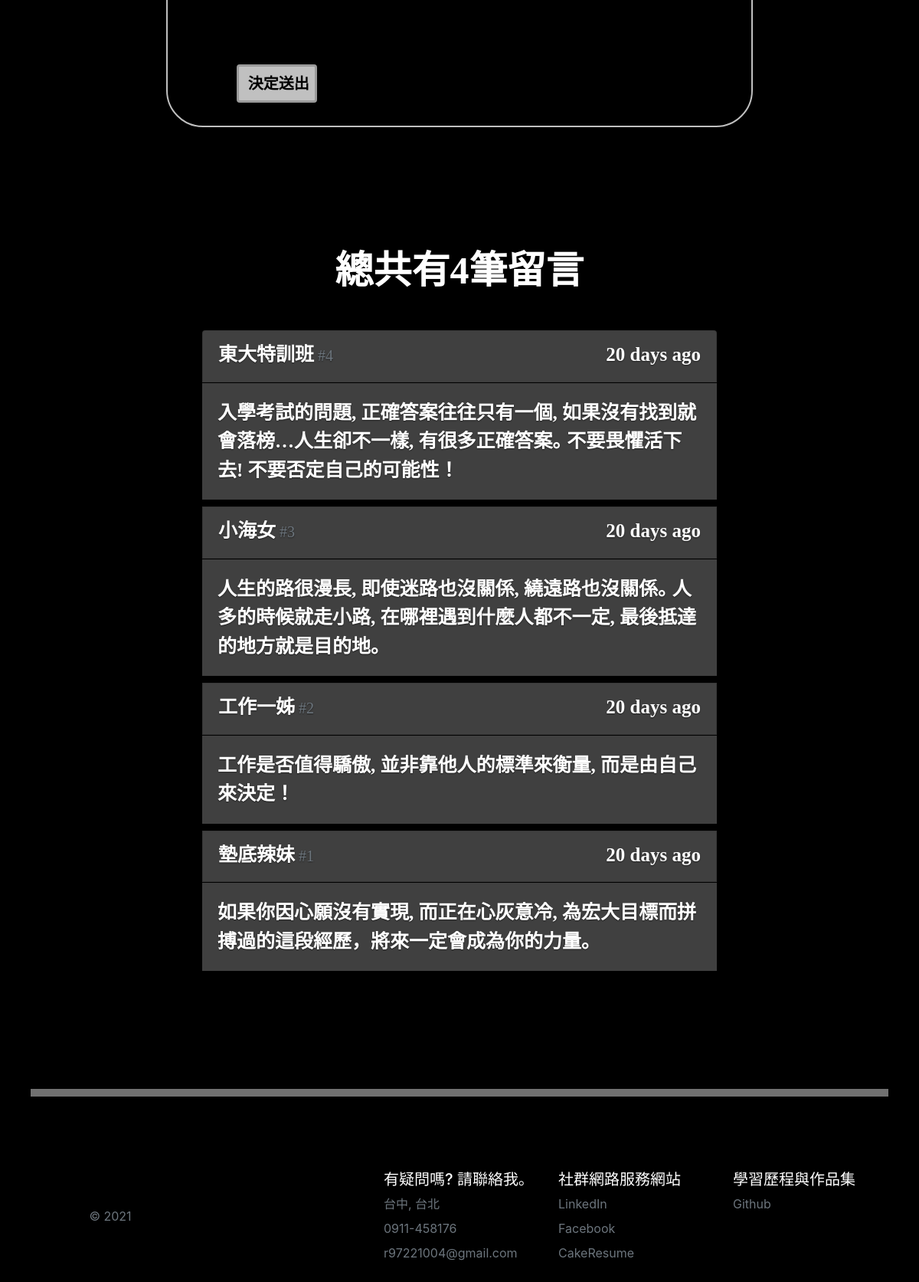
The page /message (lower part) on the database as committed earlier.
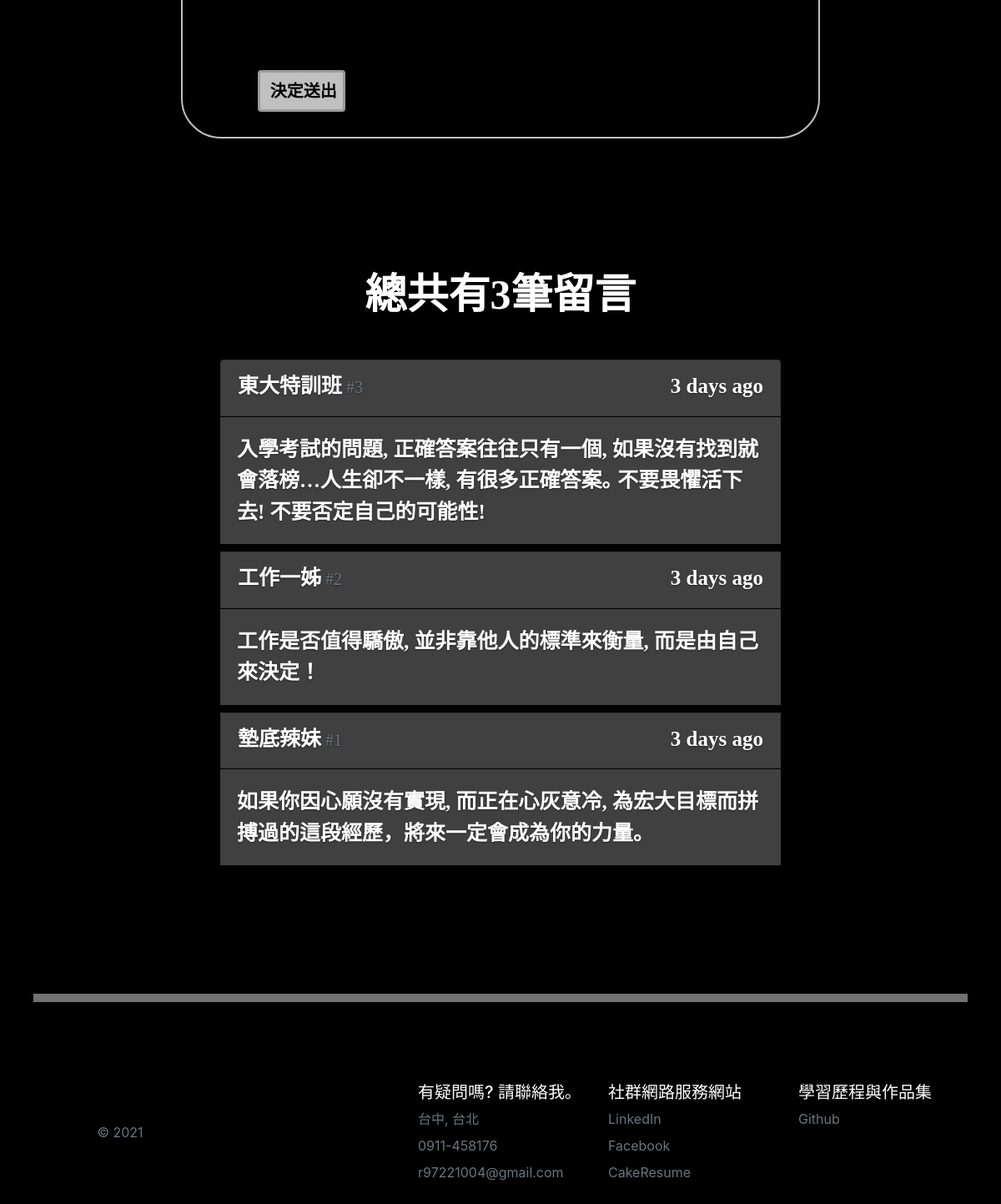
The same page on the database as committed later.
### PersonalWeb/models.py (models this page shows)
class Message(db.Model):
    id = db.Column(db.Integer, primary_key = True)
    name = db.Column(db.String(20))
    body = db.Column(db.String(200))
    timestamp = db.Column(db.DateTime, default = datetime.utcnow, index = True )

### PersonalWeb/views.py (the view, shortened to what this page needs)
@app.route('/message', methods = ['GET', 'POST'])
def message():
    form = HelloForm()
    messages = Message.query.order_by(Message.timestamp.desc()).all()
    return render_template('message.html', form = form, messages = messages)

### PersonalWeb/forms.py
class HelloForm(FlaskForm):
    name = StringField(label = '姓名', validators = [DataRequired(), Length(1, 20)], render_kw = {'placeholder': '大古翔平'})
    body = TextAreaField(label = '內文', validators=[DataRequired(), Length(1, 200)], render_kw = {'placeholder': '我很確定我以後一定會遇到一面阻擋自己的牆, 一旦我撞上這面牆, 那我就得更加努力去嘗試, 付出一切去跨越這道牆｡'} )
    submit = SubmitField(label='決定送出')

### PersonalWeb/templates/message.html (shortened to what this page needs)
{% extends 'base.html' %}
{% from 'bootstrap/form.html' import render_form %}
{% block main %}
<div class="row">
    <div class="col-md-2"></div>
    <div class="col-md-8 text-left center">
        {{ render_form(form, button_map = {'submit':'danger'}, extra_classes = 'message') }}
    </div>
    <div class="col-md-2"></div>
</div>
<div class="total">
    總共有{{ messages | length }}筆留言
</div>
<div class="list-group">
    {% for message in messages %}
        <a class="list-group-item list-group-item-action flex-column mylist">
            <div class="d-flex w-100 justify-content-between">
                <span class="mb-1 name">
                    {{ message.name }}<small class="text-muted"> #{{ loop.revindex }}</small>
                </span >
                <span class="mb-1 name" data-toggle='tooltip' data-placeent="top"
                      data-timestamp="{{ message.timestamp.strftime('%Y-%m-%dT%H:%M:%SZ') }}"
                      data-delay="500">
                      {{ moment(message.timestamp).fromNow(refresh=True) }}
                </span>
            </div>
        </a>
        <p class ="mb-1 text-left word">{{ message.body }}</p>
    {% endfor %}
</div>
<center ><div class="divider1"></div></center>
{% endblock %}

### PersonalWeb/templates/base.html (shortened to what this page needs)
<!DOCTYPE html>
<html>
<head>
    <link rel="stylesheet" href="{{ url_for('static', filename='css/bootstrap.min.css') }}" type="text/css">
    <link rel="stylesheet" href="{{ url_for('static', filename='css/style.css') }}" type="text/css">
</head>
<body class="text-center">
    <div class="cover-container d-flex w-100 h-100 p-3 mx-auto flex-column">
        <main role="main" class="inner cover">
        {% block main %}
        {% endblock %}
        </main>
        <div class="container">
          {% block footer %}
          <footer class="row row-cols-5 py-5 my-5 ">
            <div class="col">
              <a href="/" class="d-flex align-items-center mb-3 link-dark text-decoration-none">
                <svg class="bi me-2" width="40" height="32"><use xlink:href="#bootstrap"/></svg>
              </a>
              <p class="text-muted">&copy; 2021</p>
            </div>
            <div class="col">
            </div>
            <div class="col">
              <h5 class="text-left">有疑問嗎? 請聯絡我｡</h5>
              <ul class="nav flex-column text-left">
                <li class="nav-item mb-2"><a  class="nav-link p-0 text-muted">台中, 台北</a></li>
                <li class="nav-item mb-2"><a  class="nav-link p-0 text-muted">0911-458176</a></li>
                <li class="nav-item mb-2"><a  class="nav-link p-0 text-muted">r97221004@gmail.com</a></li>
              </ul>
            </div>
            <div class="col">
              <h5 class="text-left">社群網路服務網站</h5>
              <ul class="nav flex-column text-left">
                <li class="nav-item mb-2"><a href="https://www.linkedin.com/in/%E5%AE%B6%E8%B1%AA-%E5%BC%B5-3b92b7163/" class="nav-link p-0 text-muted">LinkedIn</a></li>
                <li class="nav-item mb-2"><a href="https://www.facebook.com/profile.php?id=100001430323403" class="nav-link p-0 text-muted">Facebook</a></li>
                <li class="nav-item mb-2"><a href="https://www.cakeresume.com/me/r97221004" class="nav-link p-0 text-muted">CakeResume</a></li>
              </ul>
            </div>
            <div class="col">
              <h5 class="text-left">學習歷程與作品集</h5>
              <ul class="nav flex-column text-left">
                <li class="nav-item mb-2"><a href="https://github.com/r97221004" class="nav-link p-0 text-muted">Github</a></li>
              </ul>
            </div>
          </footer>
        </div>
      {% endblock %}
    </div>
</body>
</html>

### PersonalWeb/static/css/style.css (style rules this page uses)
a, a:focus, a:hover { color: #fff; }
html, body { height: 100%; background-color: black; }
body { display: -ms-flexbox; display: flex; color: #fff; text-shadow: 0 .05rem .1rem rgba(0, 0, 0, .5); box-shadow: inset 10 0 5rem rgba(0, 0, 0, .5); }
.cover-container { max-width: 82em; }
.cover { padding: 0 1.5rem; }
.bi { vertical-align: -.125em; fill: currentColor; }
.divider1 { height: 10px; width: 100%; background-color:#717171; margin-top: 150px ; }
.center { border: 2px solid silver; padding-top: 30px; padding-bottom: 30px; padding-left: 90px; margin-top: 45px; border-radius: 3rem; }
.message .btn { width: 105px; height: 50px; font-weight: bold; font-family: "Microsoft YaHei"; font-size: 20px; }
.message input { border: 3px solid #9a9a9a; background-color: silver; color: black; width: 35%; height: 60px; }
.total { font-size: 50px; font-weight: bold; font-family: "Microsoft YaHei"; margin-top: 150px; margin-bottom: 35px; }
.mylist { background-color: #404040; margin-left: auto; margin-right: auto; margin-bottom: 1px; margin-top: 5px; width: 60%; }
.name { font-size: 25px; font-weight: bold; font-family:"Microsoft YaHei" ; }
.word { background-color: #404040; width: 60%; margin-top: 0px; margin-right: auto; margin-left: auto; font-family:"Microsoft YaHei" ; font-size: 25px; font-weight: bold; padding: 20px; }
input[type=submit] { height: 60px; width: 100%; margin-top: 70px; font-size: 20px; font-weight: bold; font-family:"Microsoft YaHei" ; }

Rows that differ between the two databases and show on the page:
removed Message: name "小海女", timestamp "20 days ago", body "人生的路很漫長, 即使迷路也沒關係, 繞遠路也沒關係｡ 人多的時候就走小路, 在哪裡遇到什麼人都不一定, 最後抵達的地方就是目的地｡"
changed Message "東大特訓班": timestamp "20 days ago" → "3 days ago"; body "入學考試的問題, 正確答案往往只有一個, 如果沒有找到就會落榜…人生卻不一樣, 有很多正確答案｡ 不要畏懼活下去! 不要否定自己的可能性！" → "入學考試的問題, 正確答案往往只有一個, 如果沒有找到就會落榜…人生卻不一樣, 有很多正確答案｡ 不要畏懼活下去! 不要否定自己的可能性!"
changed Message "工作一姊": timestamp "20 days ago" → "3 days ago"
changed Message "墊底辣妹": timestamp "20 days ago" → "3 days ago"
Other text that changed with them:
{{ messages | length }}: "4" → "3"
